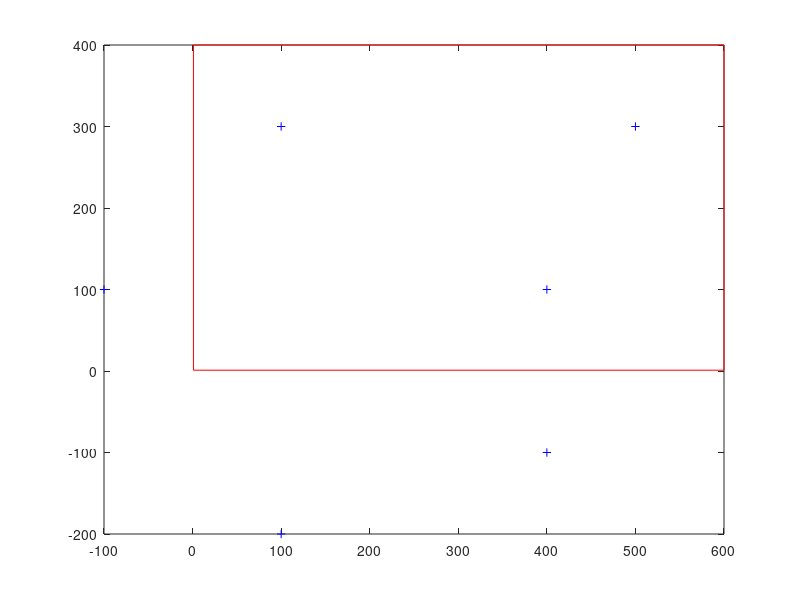

The MATLAB source for this figure: (Note: this script raises an error after producing the figure.)
poly_2D = [100,400,400,500,100,-100;-200,-100,100,300,300,100];
n = 600;
m = 400;
I = zeros(n,m);
figure('Name','Display the points and the image boundary');
plot([1,1,n,n,1],[1,m,m,1,1],'-r');
hold on;
plot(poly_2D(1,:),poly_2D(2,:),'+b');
res_mask_1 = polygon_to_mask(poly_2D,I,0);
res_mask_2 = polygon_to_mask(poly_2D,I,10);

figure('Name','Display the mask 1, the points and the image boundary');
imshow(res_mask_1);
hold on;
plot([1,1,n,n,1],[1,m,m,1,1],'-r');
plot(poly_2D(1,:),poly_2D(2,:),'+b');

figure('Name','Display the mask 2, the points and the image boundary');
imshow(res_mask_2);
hold on;
plot([1,1,n,n,1],[1,m,m,1,1],'-r');
plot(poly_2D(1,:),poly_2D(2,:),'+b');


BW = poly2mask(poly_2D(1,:),poly_2D(2,:),m,n);
BW = bwmorph(BW,'shrink',5);

figure('Name','With direct matlab function');
imshow(BW);
hold on;
plot(poly_2D(1,:),poly_2D(2,:),'+b');

figure('Name','With only the contour points');
BW = bwmorph(BW,'remove');
imshow(BW);
hold on;
plot(poly_2D(1,:),poly_2D(2,:),'+b');





